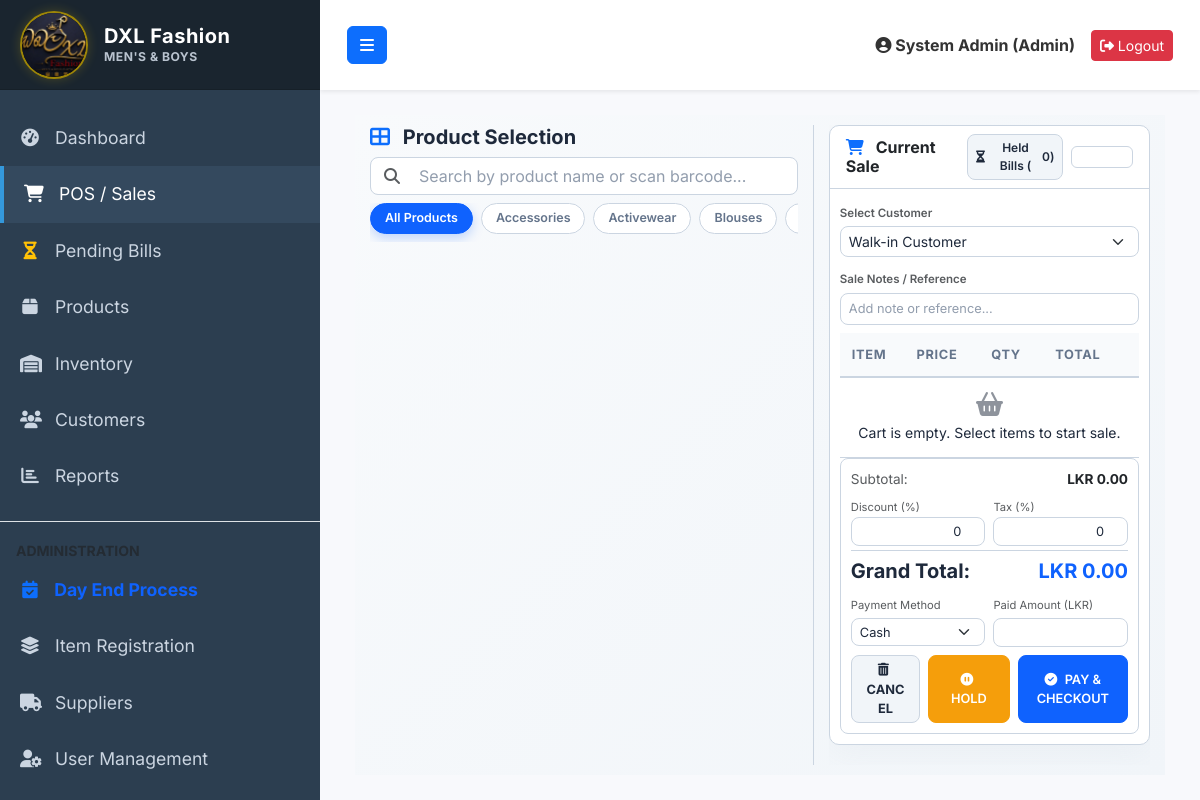
Page /sales.php (signed in) on the earlier database version.
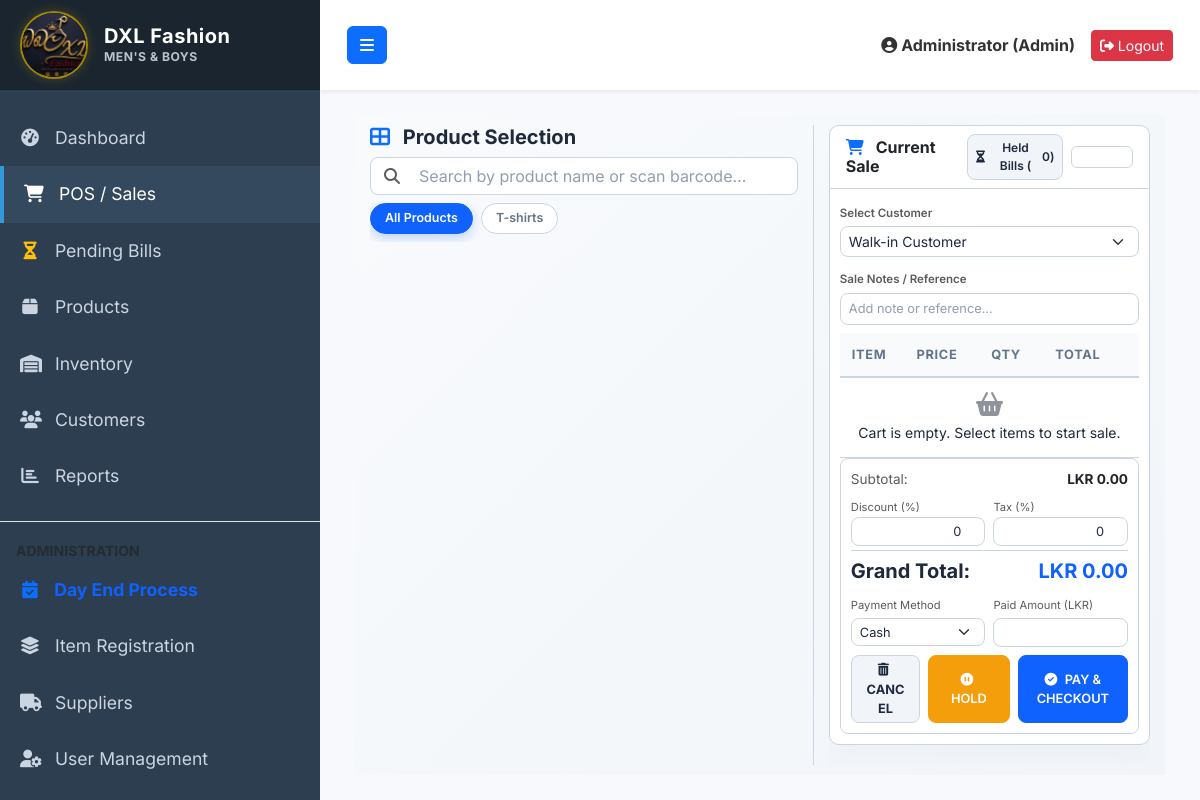
Same page on the later database version.
### tables this page shows
CREATE TABLE `categories` (
  `id` int(11) NOT NULL AUTO_INCREMENT,
  `category_name` varchar(100) NOT NULL,
  `created_at` timestamp NOT NULL DEFAULT current_timestamp(),
  PRIMARY KEY (`id`)
);

### sales.php (the view, shortened to what the changed rows need)
<?php
require_once 'config/database.php';
require_once 'includes/header.php';
$categories = $pdo->query("SELECT * FROM categories ORDER BY category_name")->fetchAll();
?>
<div class="premium-dark-page pos-viewport-wrapper">
    <div class="pos-layout-container">
        <div class="pos-left-panel">
            <div class="d-flex overflow-auto mb-2 gap-2 align-items-center" style="white-space: nowrap; flex-shrink:0; padding-bottom: 8px;">
                <a href="javascript:void(0)" class="pos-category-pill active" data-id="all" onclick="selectCategory('all', this)">All Products</a>
                <?php foreach($categories as $cat): ?>
                    <a href="javascript:void(0)" class="pos-category-pill" data-id="<?= $cat['id'] ?>" onclick="selectCategory(<?= $cat['id'] ?>, this)">
                        <?= htmlspecialchars($cat['category_name']) ?>
                    </a>
                <?php endforeach; ?>
            </div>
        </div>
        <div class="pos-right-panel">
            <div class="card pos-cart-card border-0" style="border: 1px solid var(--border-color-dark) !important;">
                <div class="card-body">
                    <div class="pos-cart-items-scroll" style="border-bottom: 1px solid var(--border-color-dark);">
                        <table class="table table-hover align-middle table-sm m-0">
                            <thead>
                                <tr style="border-bottom: 2px solid var(--border-color-dark);">
                                    <th>Item</th>
                                    <th>Price</th>
                                    <th class="text-center">Qty</th>
                                    <th class="text-end">Total</th>
                                    <th></th>
                                </tr>
                            </thead>
                        </table>
                    </div>
                </div>
            </div>
        </div>
    </div>
</div>
<?php require_once 'includes/footer.php'; ?>

### includes/header.php (shortened to what the changed rows need)
<!DOCTYPE html>
<html lang="en">
<head>
    <link href="https://cdn.jsdelivr.net/npm/bootstrap@5.3.0/dist/css/bootstrap.min.css" rel="stylesheet">
    <link href="https://cdnjs.cloudflare.com/ajax/libs/font-awesome/6.4.0/css/all.min.css" rel="stylesheet">
    <link href="assets/css/style.css" rel="stylesheet">
</head>
<body>
    <div class="wrapper">
        <div id="content">
            <nav class="navbar navbar-expand-lg navbar-light bg-light shadow-sm" style="height: 90px; min-height: 90px; padding: 0 15px; display: flex; align-items: center; border: none; border-radius: 0; margin-bottom: 0 !important; box-shadow: 0 2px 10px rgba(0,0,0,0.05); flex-shrink: 0; background: #fff !important;">
                <div class="container-fluid" style="height: 100%; display: flex; align-items: center;">
                    <div class="ms-auto d-flex align-items-center">
                        <span class="me-3 fw-bold"><i class="fas fa-user-circle"></i> <?= htmlspecialchars($_SESSION['full_name'] ?? 'User'); ?> (<?= ucfirst(htmlspecialchars($_SESSION['role'] ?? '')) ?>)</span>
                        <a href="logout.php" class="btn btn-danger btn-sm"><i class="fas fa-sign-out-alt"></i> Logout</a>
                    </div>
                </div>
            </nav>
            <div class="container-fluid" style="padding: 25px 35px !important;">

Differences in the rows shown:
removed categories: category_name "Accessories"
removed categories: category_name "Activewear"
removed categories: category_name "Blouses"
now on this page (row edited): categories: category_name "T-shirts"
Other differences:
$_SESSION['full_name']: "System Admin" → "Administrator"
